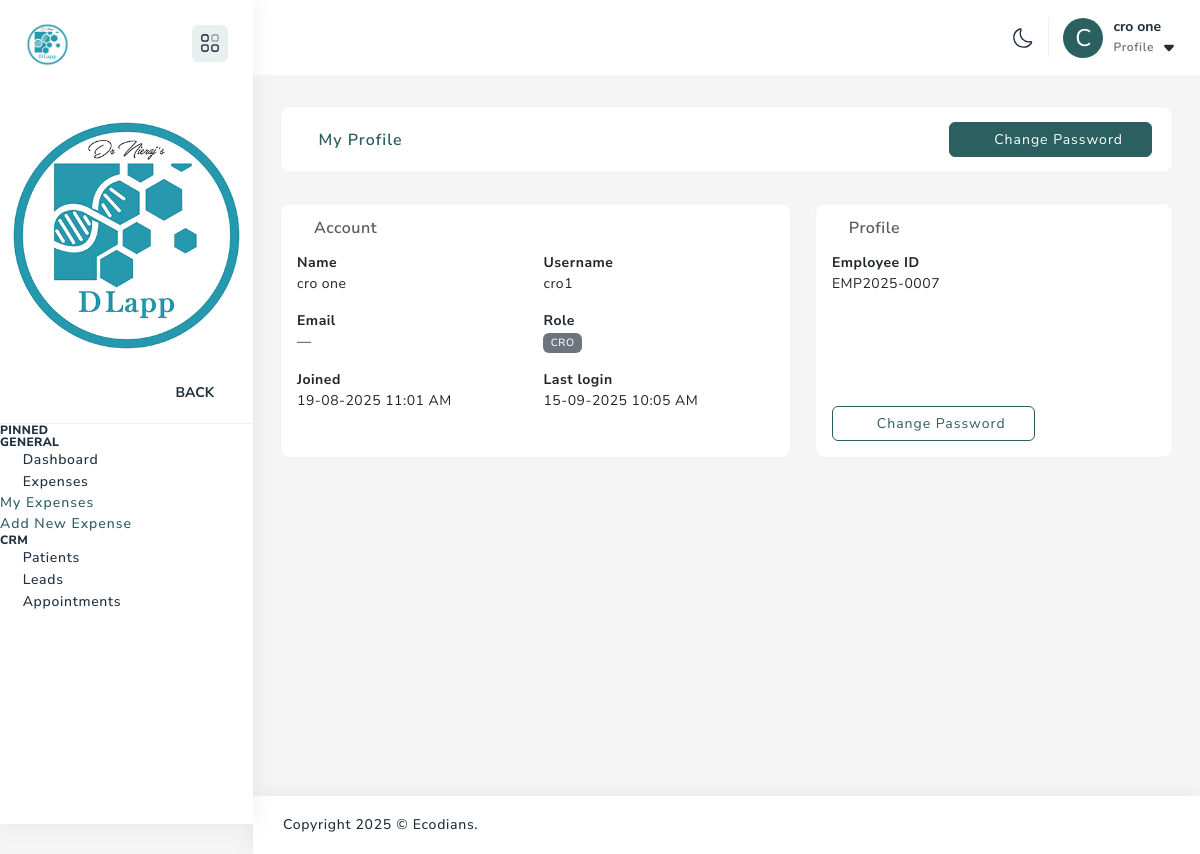
Before: /me/ (signed in) with the older database file.
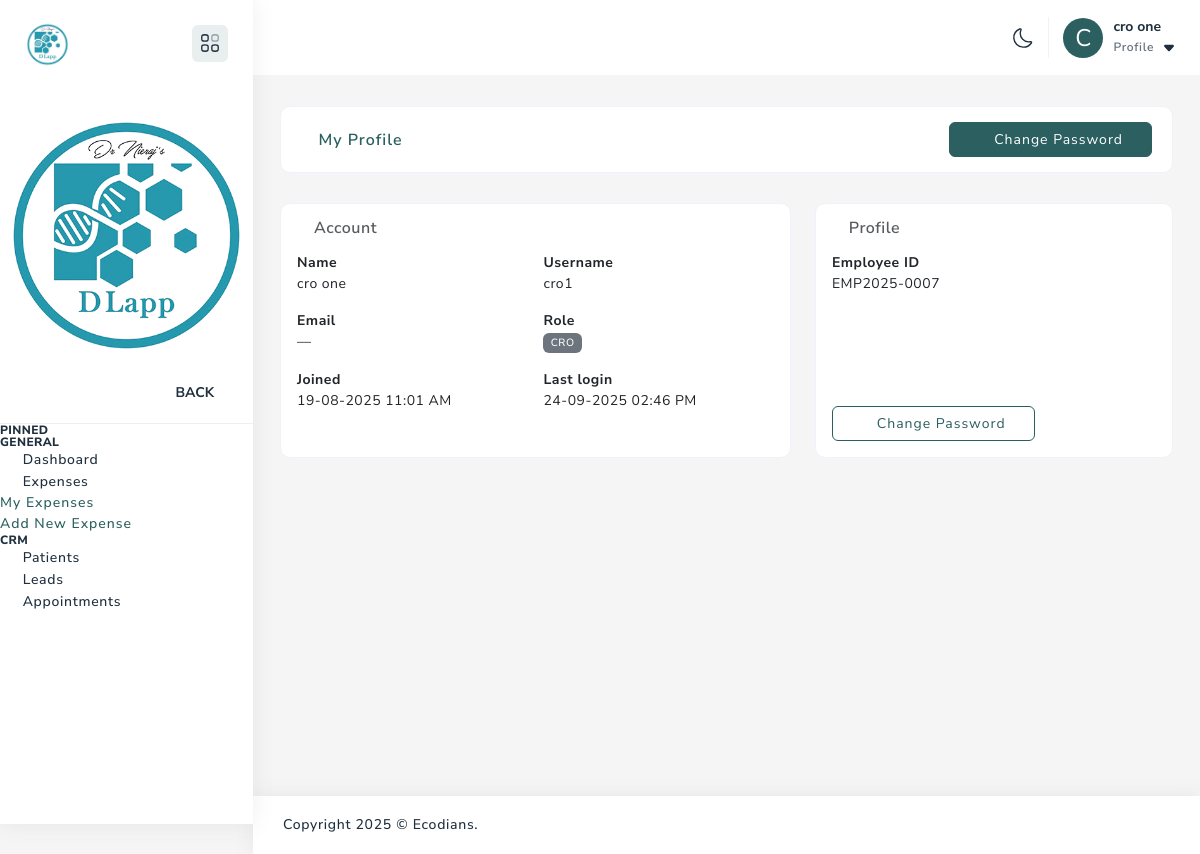
After: the same page with the newer database file.
### core/models.py (models this page shows, shortened)
class User(AbstractUser):
    USER_TYPE_CHOICES = [
        ('doctor', 'Doctor'),
        ('consulting_doctor', 'Consulting Doctor'),
        ('super_user', 'Super User'),
        ('operation_manager', 'Operation Manager'),
        ('pharmacy_manager', 'Pharmacy Manager'),
        ('receptionist', 'Receptionist'),
        ('staff', 'Staff'),
        ('cro', 'CRO'),
    ]
    id = models.UUIDField(primary_key=True, default=uuid.uuid4, editable=False)
    user_type = models.CharField(max_length=20, choices=USER_TYPE_CHOICES)
    phone_regex = RegexValidator(regex=r'^\+?1?\d{9,15}$')
    phone_number = models.CharField(validators=[phone_regex], max_length=17, blank=True)
    address = models.TextField(blank=True)
    is_active = models.BooleanField(default=True)
    created_at = models.DateTimeField(auto_now_add=True)
    created_by = models.ForeignKey('self', on_delete=models.SET_NULL, null=True, blank=True)
    class Meta:
        db_table = 'users'

### core/views.py (the view)
# urls.py: path("me/", v.my_profile, name="my_profile"),
@login_required
def my_profile(request):
    profile = getattr(request.user, "profile", None)
    ctx = {
        "u": request.user,
        "profile": profile,
    }
    return render(request, "accounts/profile.html", ctx)

### core/templatetags/roles.py (called while the page is built)
@register.filter
def in_group(user, group_name: str) -> bool:
    if not user.is_authenticated:
        return False
    return user.is_superuser or user.groups.filter(name=group_name).exists()

### templates/accounts/profile.html (shortened to what this page needs)
{% extends 'base.html' %}
{% load roles %}
{% block content %}
<div class="container-fluid default-dashboard">
  <div class="row">
    <div class="col-12 project-list">
      <div class="card">
        <div class="row align-items-center">
          <div class="col-6 p-0">
            <ul class="nav nav-tabs border-tab d-flex" role="tablist">
              <li class="nav-item">
                <a class="nav-link active" href="#" role="tab" aria-selected="true">
                  <i class="fa fa-user me-2"></i>My Profile
                </a>
              </li>
            </ul>
          </div>
          <div class="col-6 p-0 d-flex justify-content-end align-items-center gap-2">
            <a class="btn btn-primary" href="{% url 'my_profile_password' %}">
              <i class="fa fa-key me-1"></i>Change Password
            </a>
          </div>
        </div>
      </div>
    </div>
    <div class="col-lg-7">
      <div class="card p-3 h-100">
        <h6 class="text-muted mb-3"><i class="fa fa-id-card me-1"></i>Account</h6>
        <div class="row g-3">
          <div class="col-md-6"><b>Name</b><div>{{ u.get_full_name|default:u.username }}</div></div>
          <div class="col-md-6"><b>Username</b><div class="mono">{{ u.username }}</div></div>
          <div class="col-md-6"><b>Email</b><div>{{ u.email|default:"—" }}</div></div>
          <div class="col-md-6"><b>Role</b>
            <div>
              {% for g in u.groups.all %}
                <span class="badge text-bg-secondary me-1">{{ g.name }}</span>
              {% empty %}—{% endfor %}
            </div>
          </div>
          <div class="col-md-6"><b>Joined</b><div>{{ u.date_joined|date:"d-m-Y h:i A" }}</div></div>
          <div class="col-md-6"><b>Last login</b><div>{{ u.last_login|date:"d-m-Y h:i A"|default:"—" }}</div></div>
        </div>
      </div>
    </div>
    <div class="col-lg-5">
        <div class="card p-3 h-100 d-flex flex-column">
            <h6 class="text-muted mb-3"><i class="fa fa-info-circle me-1"></i>Profile</h6>
            <div class="flex-grow-1">
            {% if profile %}
                <div class="row g-3">
                {% if profile.employee_id %}
                    <div class="col-12"><b>Employee ID</b><div class="mono">{{ profile.employee_id }}</div></div>
                {% endif %}
                </div>
            {% else %}
                <div class="text-muted">No extra profile details.</div>
            {% endif %}
            </div>
            <a class="btn btn-outline-primary" href="{% url 'my_profile_password' %}">
                <i class="fa fa-key me-1"></i>Change Password
                </a>
        </div>
        </div>
  </div>
</div>
{% endblock %}

### templates/includes/page_header.html (shortened to what this page needs)
{% load static %}
<div class="page-header">
    <div class="header-wrapper row m-0">
        <div class="nav-right col-xl-8 col-lg-12 col-auto pull-right right-header p-0">
        <ul class="nav-menus">
            <li>
            <div class="mode">
                <svg class="for-light">
                <use href="{% static 'assets/svg/icon-sprite.svg' %}#Sun"></use>
                </svg>
            </div>
            </li>
            <li class="profile-nav onhover-dropdown pe-0 py-0">
            <div class="d-flex align-items-center profile-media">
                <div class="b-r-25 bg-primary text-white d-flex align-items-center justify-content-center" style="width:40px;height:40px;font-size:1.5rem;">
                    {{ request.user.get_full_name|default:''|slice:":1"|upper }}
                </div>
                <div class="flex-grow-1 user"><span>{{ request.user.get_full_name|default:request.user.username  }}</span>
                <p class="mb-0 font-nunito">Profile
                    <svg>
                    <use href="{% static 'assets/svg/icon-sprite.svg' %}#header-arrow-down"></use>
                    </svg>
                </p>
                </div>
            </div>
            </li>
        </ul>
        </div>
    </div>
</div>

Changed rows visible on the page:
changed User "cro one": last_login "15-09-2025 10:05 AM" → "24-09-2025 02:46 PM"
